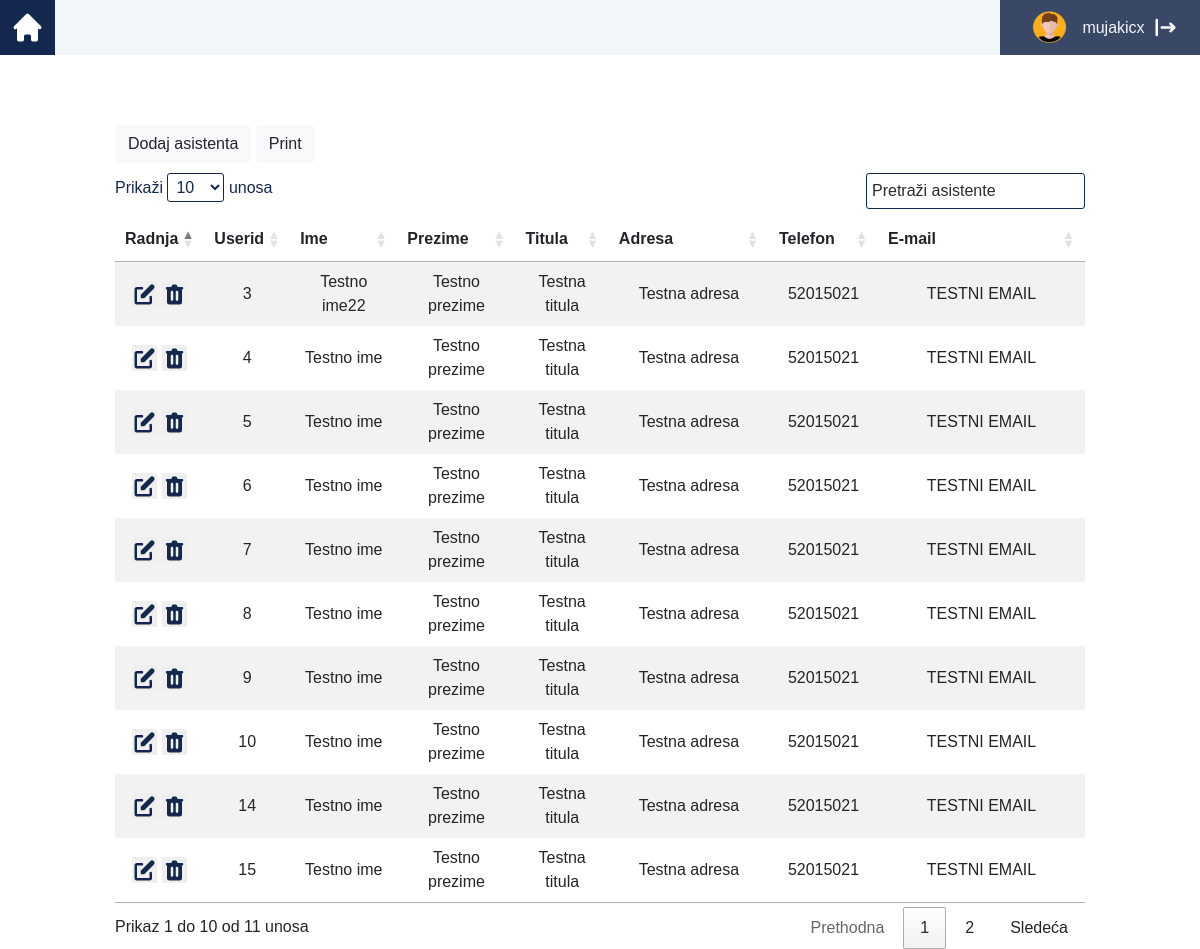
The page /admin/assistants.php (signed in) on the database its author committed.
### tables this page shows
CREATE TABLE `asistenti` (
  `userid` int(11) NOT NULL,
  `ime` text NOT NULL,
  `prezime` text NOT NULL,
  `adresa` text NOT NULL,
  `telefon` varchar(256) NOT NULL,
  `email` text NOT NULL,
  `password` text NOT NULL,
  `titula` text NOT NULL
);

### admin/assistants.php (the view, shortened to what this page needs)
<?php include_once '../includes/header.inc.php' ?>
<div class="container-fluid" style="background-color: white;">
    <div class="row mt-0" style="height: 100vh;">
        <div class="table-responsive col-10 mx-auto" style="overflow-x:auto;margin-top: 70px;" id="tableT">
            <button type="button" id="modalButton" class="modalButton btn btn-light" data-toggle="modal"
                    data-target="#exampleModalCenter" style="margin-bottom: 10px;">
                Dodaj asistenta
            </button>
            <button type="button" id="printButton" class="modalButton btn btn-light" style="margin-bottom: 10px;">
                Print
            </button>
            <table class="table-striped" style="text-align: center" id="myTable">
                <thead class="thead-dark">
                <tr>
                    <th>Radnja</th>
                    <th>Userid</th>
                    <th>Ime</th>
                    <th>Prezime</th>
                    <th>Titula</th>
                    <th>Adresa</th>
                    <th>Telefon</th>
                    <th>E-mail</th>
                </tr>
                </thead>
                <tbody>
                <?php
                include_once "../includes/dbh.inc.php";
                $sql = $conn->query("SELECT * FROM asistenti");
                while ($data = $sql->fetch_array()) {
                    echo '<tr><td>
<button class="editButton" data-id="' . $data['userid'] . '" onclick="edit(' . $data['userid'] . ')" data-toggle="modal" data-target="#editUser" style="outline: none; border: none;">
    <svg class="w-6 h-6"  viewBox="0 0 20 20" style="width: 25;height: 25;fill: #14274E;"><path d="M17.414 2.586a2 2 0 00-2.828 0L7 10.172V13h2.828l7.586-7.586a2 2 0 000-2.828z"></path><path fill-rule="evenodd" d="M2 6a2 2 0 012-2h4a1 1 0 010 2H4v10h10v-4a1 1 0 112 0v4a2 2 0 01-2 2H4a2 2 0 01-2-2V6z" clip-rule="evenodd"></path></svg>
 </button>
 <button data-id="' . $data['userid'] . '" onclick="deleteUser(' . $data['userid'] . ')" style="outline: none; border: none; background-color: none;">
<svg class="w-6 h-6" viewBox="0 0 20 20" style="width: 25;height: 25;fill: #14274E;"><path fill-rule="evenodd" d="M9 2a1 1 0 00-.894.553L7.382 4H4a1 1 0 000 2v10a2 2 0 002 2h8a2 2 0 002-2V6a1 1 0 100-2h-3.382l-.724-1.447A1 1 0 0011 2H9zM7 8a1 1 0 012 0v6a1 1 0 11-2 0V8zm5-1a1 1 0 00-1 1v6a1 1 0 102 0V8a1 1 0 00-1-1z" clip-rule="evenodd"></path></svg>
 </button>
</td>
                <td>' . $data['userid'] . '</td><td>' . $data['ime'] . '</td><td>' . $data['prezime'] . '</td><td>' . $data['titula'] . '</td><td>' . $data['adresa'] . '</td><td>' . $data['telefon'] . '</td><td>' . $data['email'] . '</td>
</tr > ';
                }
                ?>
                <?php
                include_once '../includes/footer.inc.php';
                ?>

### assets/css/style.css (style rules this page uses)
* { margin: 0px; padding: 0px; font-family: "Raleway", sans-serif; }
body { background-color: white; opacity: 0; transition: opacity 2s; -webkit-transition: opacity 2s; }

### rows shown on the page
asistenti: userid "3", ime "Testno ime22", prezime "Testno prezime", titula "Testna titula", adresa "Testna adresa", telefon "52015021", email "TESTNI EMAIL"
asistenti: userid "4", ime "Testno ime", prezime "Testno prezime", titula "Testna titula", adresa "Testna adresa", telefon "52015021", email "TESTNI EMAIL"
asistenti: userid "5", ime "Testno ime", prezime "Testno prezime", titula "Testna titula", adresa "Testna adresa", telefon "52015021", email "TESTNI EMAIL"
asistenti: userid "6", ime "Testno ime", prezime "Testno prezime", titula "Testna titula", adresa "Testna adresa", telefon "52015021", email "TESTNI EMAIL"
asistenti: userid "7", ime "Testno ime", prezime "Testno prezime", titula "Testna titula", adresa "Testna adresa", telefon "52015021", email "TESTNI EMAIL"
asistenti: userid "8", ime "Testno ime", prezime "Testno prezime", titula "Testna titula", adresa "Testna adresa", telefon "52015021", email "TESTNI EMAIL"
asistenti: userid "9", ime "Testno ime", prezime "Testno prezime", titula "Testna titula", adresa "Testna adresa", telefon "52015021", email "TESTNI EMAIL"
asistenti: userid "10", ime "Testno ime", prezime "Testno prezime", titula "Testna titula", adresa "Testna adresa", telefon "52015021", email "TESTNI EMAIL"
asistenti: userid "14", ime "Testno ime", prezime "Testno prezime", titula "Testna titula", adresa "Testna adresa", telefon "52015021", email "TESTNI EMAIL"
asistenti: userid "15", ime "Testno ime", prezime "Testno prezime", titula "Testna titula", adresa "Testna adresa", telefon "52015021", email "TESTNI EMAIL"

### other values the page prints
$_SESSION['username'] "mujakicx"
